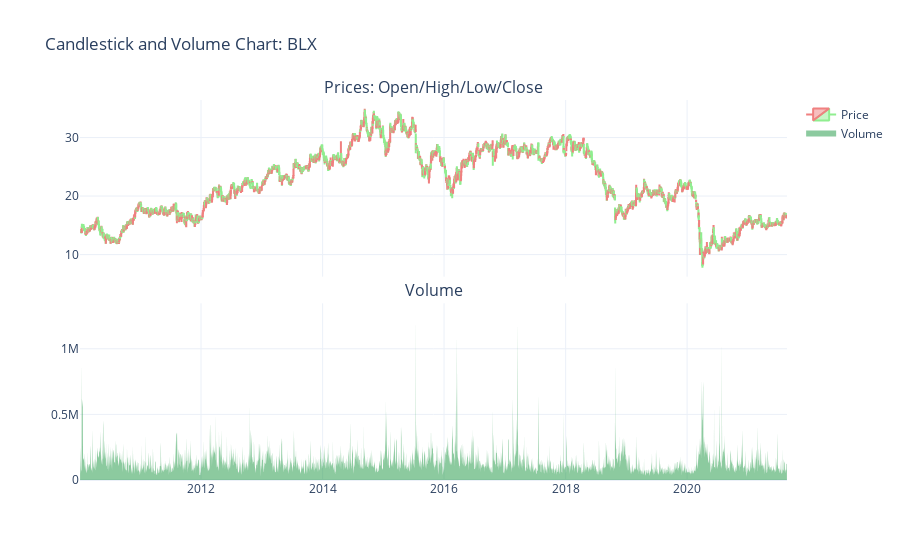

Notebook source saved alongside this figure:
### Code cell
# df = get_ticker_data('BLX',start='2010-01-01')
plot_candlestick(df)

### Figure 1 — Plotly figure (JSON) as saved in the notebook; plotly's stock layout.template omitted (floating-point values rounded to 4 significant figures; data arrays with more than 128 entries replaced by an {"elided": "..."} marker saying what was removed)
{"data": [{"close": {"elided": "2930 float values"}, "decreasing": {"line": {"color": "lightgreen"}}, "high": {"elided": "2930 float values"}, "increasing": {"line": {"color": "lightcoral"}}, "low": {"elided": "2930 float values"}, "name": "Price", "open": {"elided": "2930 float values"}, "type": "candlestick", "x": {"elided": "2930 str values"}, "xaxis": "x", "yaxis": "y"}, {"fill": "tozeroy", "fillcolor": "rgba(26,150,65,0.5)", "mode": "none", "name": "Volume", "type": "scatter", "x": {"elided": "2930 str values"}, "xaxis": "x2", "y": {"elided": "2930 int values"}, "yaxis": "y2"}], "layout": {"annotations": [{"font": {"size": 16}, "showarrow": false, "text": "Prices: Open/High/Low/Close", "x": 0.5, "xanchor": "center", "xref": "paper", "y": 1.0, "yanchor": "bottom", "yref": "paper"}, {"font": {"size": 16}, "showarrow": false, "text": "Volume", "x": 0.5, "xanchor": "center", "xref": "paper", "y": 0.465, "yanchor": "bottom", "yref": "paper"}], "title": {"text": "Candlestick and Volume Chart: BLX"}, "xaxis": {"anchor": "y", "domain": [0, 1], "matches": "x2", "rangeslider": {"visible": false}, "showticklabels": false}, "xaxis2": {"anchor": "y2", "domain": [0, 1]}, "yaxis": {"anchor": "x", "domain": [0.535, 1.0]}, "yaxis2": {"anchor": "x2", "domain": [0, 0.465]}}}
